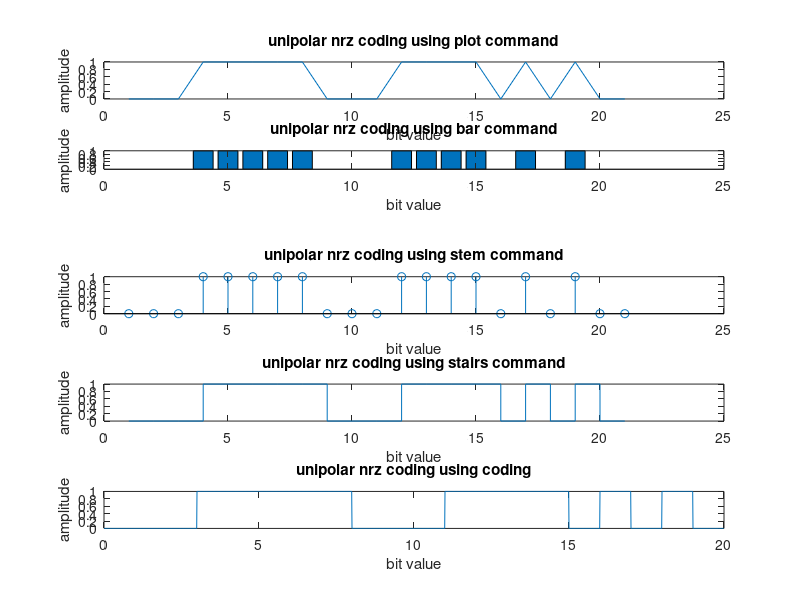

MATLAB code to generate this figure:
clc;
clear all;
close all;
for i=1:20
    r(i)=rand
    if r(i)<0.5
        b(i)=0
    else
        b(i)=1
    end
end
l=length(b);
b(l+1)=0;
n=1;

subplot(5,1,1)
plot(b)
title('unipolar nrz coding using plot command')
xlabel('bit value')
ylabel('amplitude')

subplot(6,1,2)
bar(b)
title('unipolar nrz coding using bar command')
xlabel('bit value')
ylabel('amplitude')

subplot(5,1,3)
stem(b)
title('unipolar nrz coding using stem command')
xlabel('bit value')
ylabel('amplitude')

subplot(5,1,4)
stairs(b)
title('unipolar nrz coding using stairs command')
xlabel('bit value')
ylabel('amplitude')

res=.01;
t=0:res:(l-res)
i=1;
while i<l+1
    for j=((i-1)/res)+1:i/res
            y(j)=b(i);
    end
    i=i+1;
end

subplot(5,1,5)
plot(t,y)
title('unipolar nrz coding using coding')
xlabel('bit value')
ylabel('amplitude')

